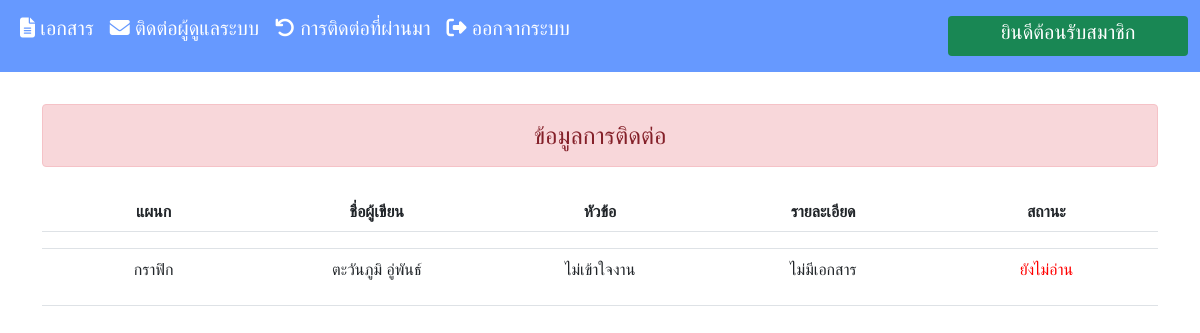
/feedbackold.php (signed in), run on the app's committed database.
### tables this page shows
CREATE TABLE `contactadmin` (
  `id_ct` int(3) UNSIGNED ZEROFILL NOT NULL COMMENT 'ลำดับการติดต่อ',
  `id_member` int(11) NOT NULL,
  `name_ct` varchar(50) NOT NULL COMMENT 'ชื่อผู้ติดต่อ',
  `dept_ct` varchar(100) NOT NULL COMMENT 'แผนกผู้ติดต่อ',
  `topic_ct` varchar(100) NOT NULL COMMENT 'หัวข้อที่ติดต่อ',
  `detail_ct` varchar(100) NOT NULL COMMENT 'รายละเอียดที่ติดต่อ',
  `status_ct` varchar(50) NOT NULL
);

### feedbackold.php (the view, shortened to what this page needs)
<?php
include 'condb.php';
?>
<!DOCTYPE html>
<html lang="en">
<head>
<link href="https://cdn.jsdelivr.net/npm/bootstrap@5.1.3/dist/css/bootstrap.min.css" rel="stylesheet">
</head>
<body>
<?php
include 'navuser.php';
?>
<br>
<div class="container" style="width:100%">
  <div style="overflow-x:auto;">
    <div class="h4 text-center alert alert-danger mb-4 mt-2" stlye="width:100%" role="alert">ข้อมูลการติดต่อ</div>
        <table class="table table-hover">
          <tr>
            <th width="20%">แผนก</th>
            <th width="20%">ชื่อผู้เขียน</th>
            <th width="20%">หัวข้อ</th>
            <th width="20%">รายละเอียด</th>
            <th width="20%">สถานะ</th>
          </tr>
          <?php
            $id_member = $_SESSION['id_member'];
            $sql = "SELECT * FROM contactadmin WHERE id_member = '$id_member' ORDER BY id_ct DESC";
            $result=mysqli_query($conn,$sql);
            while($row=mysqli_fetch_array($result)){
            ?>
            <tr>
              <td></td>
              <td></td>
              <td></td>
              <td></td>
              <td></td>
            </tr>
            <tr>
              <td><?=$row["dept_ct"]?></td>
              <td><?=$row['name_ct']?></td>
              <td><?=$row["topic_ct"]?></td>
              <td><?=$row["detail_ct"]?></td>
              <td><?php
              if($row['status_ct']=='0'){
                ?>
                <p style="color:red">ยังไม่อ่าน</p><?php
              }
              else{
                ?>
                <p style="color:green">อ่านแล้ว</p><?php
              }
              ?></td>
            <?php
            }mysqli_close($conn);
            ?>
      </table>
  </div>
</div>

### feedbackold.php (style rules this page uses)
table { border-collapse: collapse; border-spacing: 0; width: 100%; }
th, td { text-align: center; padding: 8px; }
* { margin:0; padding: 0; box-sizing: border-box; }

### data on the page
contactadmin: dept_ct "กราฟิก", name_ct "ตะวันภูมิ อู่พันธ์", topic_ct "ไม่เข้าใจงาน", detail_ct "ไม่มีเอกสาร", status_ct "ยังไม่อ่าน"
